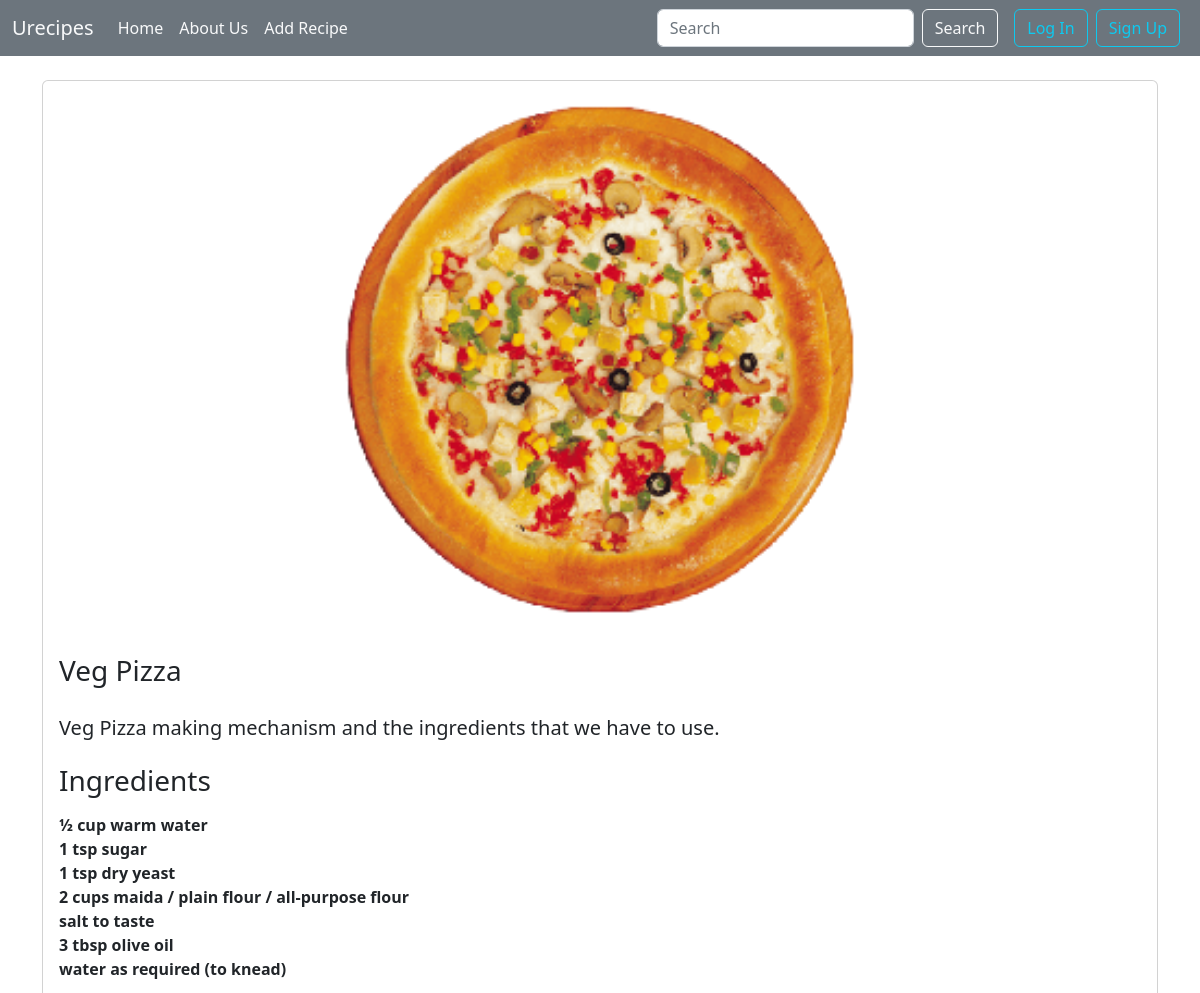
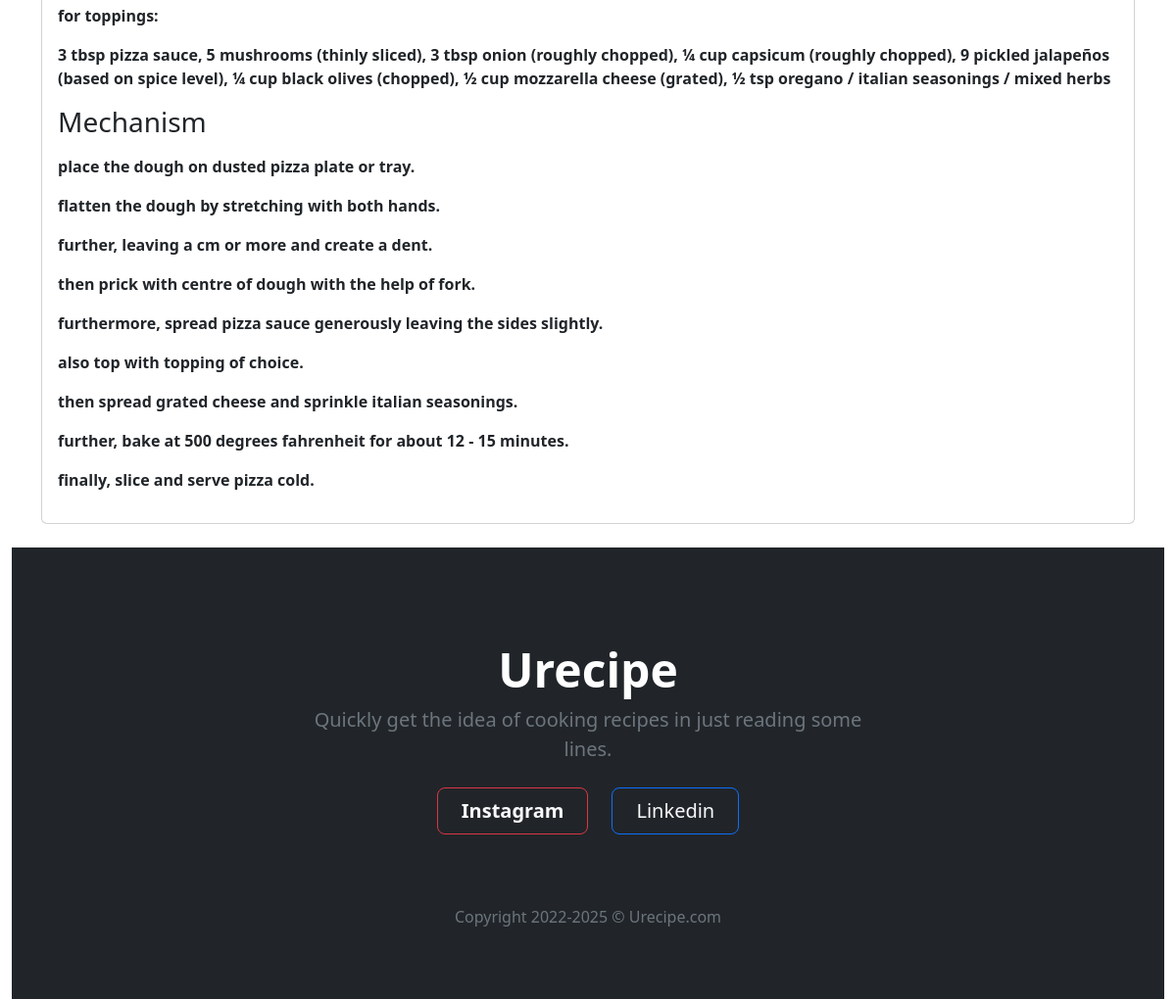
/1/, run on the app's committed database (2 pictures, top to bottom).
### app/models.py (models this page shows, shortened)
class Urecipe(models.Model):
    recipe_image = models.ImageField(upload_to = "pics")
    recipe_name = models.CharField(max_length=100)
    recipe_desc = models.CharField(max_length=250)
    recipe_ingredients = models.TextField()
    recipe_steps = models.TextField()
    date_added = models.DateTimeField(auto_now_add=True)
    owner = models.ForeignKey(User,on_delete=models.CASCADE)

### app/views.py (the view)
# urls.py: path('<int:id>/', views.recipe, name='recipe'),
def recipe(request,id):
    name = Urecipe.objects.get(id=id)
    return render(request, 'app/recipe.html',{"recipe":name})

### app/templates/app/recipe.html (shortened to what this page needs)
{% extends "app/base.html"%}
{% block content %}
<div class="container my-4">
  <div class="card d-flex align-items-center">
    <img class="card-img-top" src="{{recipe.recipe_image.url}}" alt="Card image top" style="width: 50%;height: 50%;">
    <div class="card-body">
      <h3 class="card-title">{{recipe.recipe_name}}</h3><br>
      <h5 class="card-subtitle">{{recipe.recipe_desc}}</h5><br>
      <h3>Ingredients</h3>
      <p class="card-text"> <strong> {{recipe.recipe_ingredients|linebreaks}} </strong></p>
      <h3>Mechanism</h3>
      <p class="card-text"> <strong>{{recipe.recipe_steps|linebreaks}} </strong></p>
    </div>
  </div>
</div>
{% endblock content %}

### data on the page
Urecipe: recipe_image (picture), recipe_name "Veg Pizza", recipe_desc "Veg Pizza making mechanism and the ingredients that we have to use.", recipe_ingredients "1 tsp sugar 1 tsp dry yeast 2 cups maida / plain flour / all-purpose flour salt to taste 3 tbsp olive oil water as required (to knead) for toppings: 3 tbsp pizza sauce, 5 mushrooms (thinly sliced), 3 tbsp onion (roughly chopped), ¼ cup capsicum (roughly chopped), 9 pickled jalapeños (based on spice level), ¼ cup black olives (chopped), ½ cup mozzarella cheese (grated), ½ tsp oregano / italian seasonings / mixed herbs", recipe_steps "flatten the dough by stretching with both hands. further, leaving a cm or more and create a dent. then prick with centre of dough with the help of fork. furthermore, spread pizza sauce generously leaving the sides slightly. also top with topping of choice. then spread grated cheese and sprinkle italian seasonings. further, bake at 500 degrees fahrenheit for about 12 - 15 minutes. finally, slice and serve pizza cold."
